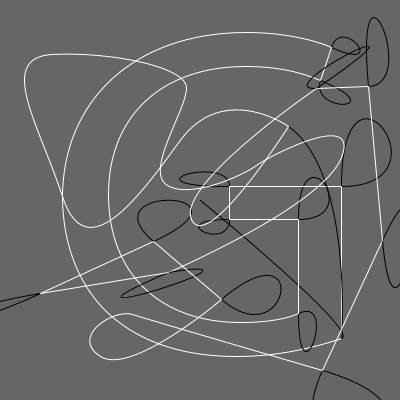
Frame 1 (no input)
Frame 2 (the mouse pressed at the canvas centre, redrawn once): identical to frame 1, image omitted

The Processing sketch that drew this single still picture (run headless with seeded random() and noise(); the mouse was pressed at the canvas centre and the sketch redrawn once):

// Processing sketch: processing
// ── processing.pde
void setup() {
size(400, 400);
noLoop();
}
 
 void draw() {
 background(102);
noFill();
stroke(255);
stroke(0);
bezier (200, 200, 200, 200, 361.174, 332.17999999999995, 341.5, 338.763);
stroke(255);
bezier (341.5, 338.763, 321.826, 345.346, 282.981, 356.164, 237.072, 356.164);
stroke(255);
bezier (237.072, 356.164, 185.614, 356.164, 143.239, 343.936, 109.943, 314.307);
stroke(255);
bezier (109.943, 314.307, 80.684, 287.966, 62.522, 245.63800000000003, 62.522, 196.255);
stroke(255);
bezier (62.522, 196.255, 63.025, 101.72099999999999, 132.645, 32.583, 246.658, 32.583);
stroke(255);
bezier (246.658, 32.583, 286.009, 32.583, 316.781, 40.579, 331.412, 47.161);
stroke(0);
bezier (331.412, 47.161, 389.93599999999986, 73.489, 342.007, 13.765999999999991, 331.412, 47.161);
stroke(255);
line (331.412, 47.161, 320.81699999999995, 80.55600000000001);
stroke(0);
bezier (320.81699999999995, 80.55600000000001, 310.2219999999999, 113.95100000000002, 393.46499999999986, 110.66400000000002, 320.81699999999995, 80.55600000000001);
stroke(255);
bezier (320.81699999999995, 80.55600000000001, 302.655, 73.02900000000001, 279.95399999999995, 66.915, 245.64799999999997, 66.915);
stroke(255);
bezier (245.64799999999997, 66.915, 162.91199999999998, 66.915, 108.93299999999996, 114.88900000000001, 108.93299999999996, 194.373);
stroke(255);
bezier (108.93299999999996, 194.373, 108.93299999999996, 274.798, 160.89399999999995, 322.303, 240.09899999999996, 322.303);
stroke(255);
bezier (240.09899999999996, 322.303, 268.85599999999994, 322.303, 288.52899999999994, 318.54, 298.61799999999994, 313.835);
stroke(0);
bezier (298.61799999999994, 313.835, 338.97399999999993, 295.0149999999998, 298.61799999999994, 408.36899999999997, 298.61799999999994, 313.835);
stroke(255);
line (298.61799999999994, 313.835, 298.61799999999994, 219.301);
stroke(0);
bezier (298.61799999999994, 219.301, 298.61799999999994, 124.767, 367.73099999999994, 219.301, 298.61799999999994, 219.301);
stroke(255);
line (298.61799999999994, 219.301, 229.50499999999994, 219.301);
stroke(0);
bezier (229.50499999999994, 219.301, 160.39199999999994, 219.301, 229.50499999999994, 252.224, 229.50499999999994, 219.301);
stroke(255);
line (229.50499999999994, 219.301, 229.50499999999994, 186.378);
stroke(0);
bezier (229.50499999999994, 186.378, 229.50499999999994, 153.45499999999998, 117.50999999999988, 186.378, 229.50499999999994, 186.378);
stroke(255);
line (229.50499999999994, 186.378, 341.5, 186.378);
stroke(0);
bezier (341.5, 186.378, 453.49500000000006, 186.378, 341.5, 33.992999999999995, 341.5, 186.378);
stroke(255);
line (341.5, 186.378, 341.5, 338.763);
stroke(255);
line (341.5, 338.763, 341.5, 338.763);
stroke(0);
bezier (341.5, 338.763, 341.5, 338.763, 353.5, 172.5, 288.5, 126.5);
stroke(255);
bezier (288.5, 126.5, 288.5, 126.5, 223.5, 80.5, 179.5, 141.5);
stroke(255);
bezier (179.5, 141.5, 135.5, 202.5, 85.543, 267.01, 62.521, 196.255);
stroke(255);
bezier (62.521, 196.255, 39.498999999999995, 125.5, -4.5, 57.5, 52.5, 54.5);
stroke(255);
bezier (52.5, 54.5, 109.5, 51.5, 185.5, 66.5, 186.5, 87.5);
stroke(255);
bezier (186.5, 87.5, 187.5, 108.5, 143.5, 171.5, 167.5, 185.5);
stroke(255);
bezier (167.5, 185.5, 191.5, 199.5, 244.5, 174.5, 256.5, 165.5);
stroke(255);
bezier (256.5, 165.5, 268.5, 156.5, 360.5, 108.5, 341.5, 157.5);
stroke(255);
bezier (341.5, 157.5, 322.5, 206.5, 168.5, 272.5, 168.5, 272.5);
stroke(0);
bezier (168.5, 272.5, 14.5, 338.5, 296.5, 251.5, 168.5, 272.5);
stroke(255);
line (168.5, 272.5, 40.5, 293.5);
stroke(0);
bezier (40.5, 293.5, -87.5, 314.5, -72.5, 345.5, 40.5, 293.5);
stroke(255);
line (40.5, 293.5, 153.5, 241.5);
stroke(0);
bezier (153.5, 241.5, 266.5, 189.5, 85.5, 183.5, 153.5, 241.5);
stroke(255);
line (153.5, 241.5, 221.5, 299.5);
stroke(0);
bezier (221.5, 299.5, 289.5, 357.5, 311.5, 223.17200000000003, 221.5, 299.5);
stroke(255);
bezier (221.5, 299.5, 221.5, 299.5, 131.5, 375.828, 100.5, 356.164);
stroke(255);
bezier (100.5, 356.164, 69.5, 336.5, 113.5, 308.5, 132.5, 314.5);
stroke(255);
bezier (132.5, 314.5, 151.5, 320.5, 322.5, 370.5, 322.5, 370.5);
stroke(0);
bezier (322.5, 370.5, 493.5, 420.5, 262.5, 500.5, 322.5, 370.5);
stroke(255);
line (322.5, 370.5, 382.5, 240.5);
stroke(0);
bezier (382.5, 240.5, 442.5, 110.5, 396.5, 394.5, 382.5, 240.5);
stroke(255);
line (382.5, 240.5, 368.5, 86.5);
stroke(0);
bezier (368.5, 86.5, 354.5, -67.5, 420.5, 84.5, 368.5, 86.5);
stroke(255);
line (368.5, 86.5, 316.5, 88.5);
stroke(0);
bezier (316.5, 88.5, 264.5, 90.5, 457.243, -7.4979999999999905, 316.5, 88.5);
stroke(255);
bezier (316.5, 88.5, 316.5, 88.5, 175.757, 184.498, 191.5, 219.5);
stroke(255);
bezier (191.5, 219.5, 207.243, 254.502, 288.5, 126.5, 288.5, 126.5);
stroke(255);
line (288.5, 126.5, 288.5, 126.5);
}
